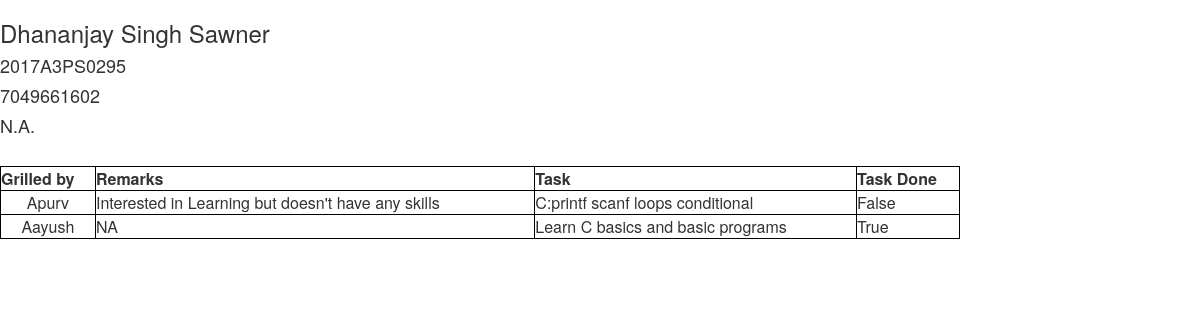
Page /recruit/2/ on the committed database.
### recruit/models.py (models this page shows, shortened)
class Recruit(models.Model):
    name=models.CharField(max_length=200)
    student_id=models.CharField(max_length=50)
    contact_no=models.CharField(max_length=20)
    skills=models.CharField(max_length=1000)

class Member(models.Model):
    recruit=models.ForeignKey(Recruit, on_delete=models.CASCADE,blank=True,null=True)
    remarks=models.CharField(max_length=1000)
    grilled_by=models.CharField(max_length=200)
    task=models.CharField(max_length=200)
    task_status=models.BooleanField(default=False)

### recruit/views.py (the view)
# urls.py: url(r'^(?P<pk>[0-9]+)/$', views.DetailView.as_view(), name='detail'),
class DetailView(generic.DetailView):
    model = Recruit
    template_name = "recruit/detail.html"

### recruit/templates/recruit/detail.html (shortened to what this page needs)
{% load static %}
<link rel="stylesheet" href="{% static 'recruit/css/bootstrap.min.css' %}" type="text/css" />
<h3>{{recruit.name}}</h3>
<h4>{{recruit.student_id}}</h4>
<h4>{{recruit.contact_no}}</h4>
<h4>{{recruit.skills}}</h4>
<table style="width: 80%; border: 1px solid black;">
<tr>
<th style="border: 1px solid black;">Grilled by</th>
<th style="border: 1px solid black;">Remarks</th>
<th style="border: 1px solid black;">Task</th>
<th style="border: 1px solid black;">Task Done</th>
</tr>
{% for member in recruit.member_set.all %}
<tr>
<td style="border: 1px solid black; text-align:center">{{member.grilled_by}}</td>
<td style="border: 1px solid black;">{{member.remarks}}</td>
<td style="border: 1px solid black;">{{member.task}}</td>
<td style="border: 1px solid black;">{{member.task_status}}</td>
</tr>
{%endfor%}
</table>

### rows in the picture
Recruit: name "Dhananjay Singh Sawner", student_id "2017A3PS0295", contact_no "7049661602", skills "N.A."
Member: grilled_by "Apurv", remarks "Interested in Learning but doesn't have any skills", task "C:printf scanf loops conditional", task_status "False"
Member: grilled_by "Aayush", remarks "NA", task "Learn C basics and basic programs", task_status "True"
